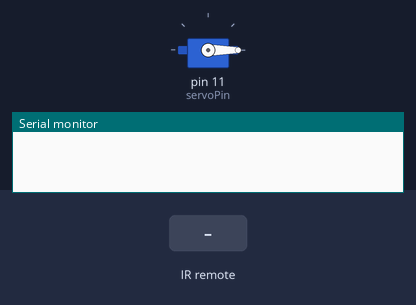
The sketch below on a simulated Arduino Uno, built with avr-gcc and run on an emulated ATmega328P. Parts: servo, the last lines printed to the serial monitor. Inputs (shaded band) come from the test bench.

Above: at 1.2 s.
1.3 s: infrared code 0xFD08F7 received
At 2.5 s:
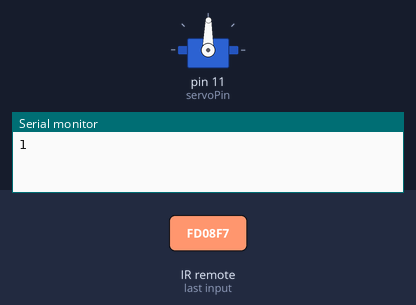
2.8 s: infrared code 0xFD8877 received
At 3.7 s:
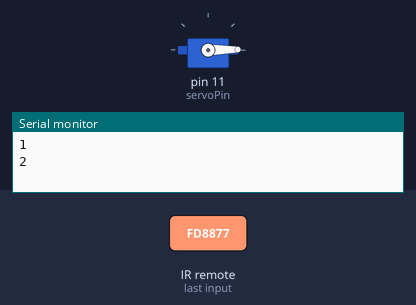
Timing chart, 0 to 5.8 s (numbered marks = the images above; inputs shaded):
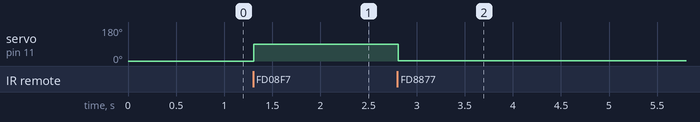

The sketch:

IR_Sensor_Remote.ino
```cpp
#include <IRremote.h>
#include <Servo.h>

int RECV_PIN = 3;

int signal=0;

int servoPin = 11;
Servo servo;
int pos = 0;

IRrecv irrecv(RECV_PIN);

decode_results results;

void setup()
{
  Serial.begin(9600);
  irrecv.enableIRIn();

  pinMode(signal, OUTPUT);

  servo.attach(servoPin);
  servo.write(0);
}
void loop() {
  if (irrecv.decode(&results)) {
     	switch(results.value)
      {
        case 16582903:	Serial.println("1");
        				digitalWrite(5,HIGH);
          				digitalWrite(12,HIGH);
          				//delay(10);
          				for (pos; pos < 90; pos += 1)
          				{
    						servo.write(pos);
  						}
          		 		break;

        case 16615543:  Serial.println("2");
                        digitalWrite(5,LOW);
          				digitalWrite(12,LOW);
          				//delay(10);
          				for (pos; pos > 0; pos -= 1)
                        {
    						servo.write(pos);
                        }
                        break;
        case 16599223:	Serial.println("3");
          				digitalWrite(2,HIGH);
          				break;
        case 16591063:	Serial.println("4");
          				digitalWrite(2,LOW);
          				break;
        default: 		Serial.println(results.value);
          				//delay(10);
      }
    irrecv.resume();
  }
}
```

Measured:
- after the input at 1.3 s, servo on pin 11 (servoPin): 0° → 89° at once
- after the input at 2.8 s, servo on pin 11 (servoPin): 89° → 1° at once
